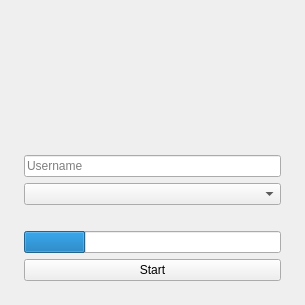
<?xml version="1.0" encoding="UTF-8"?>
<ui version="4.0">
    <class>MainWindow</class>
    <widget class="QMainWindow" name="MainWindow">
        <property name="geometry">
            <rect>
                <x>0</x>
                <y>0</y>
                <width>305</width>
                <height>305</height>
            </rect>
        </property>
        <property name="windowTitle">
            <string>MainWindow</string>
        </property>
        <widget class="QWidget" name="centralwidget">
            <layout class="QHBoxLayout" name="horizontalLayout">
                <item>
                    <layout class="QVBoxLayout" name="verticalLayout">
                        <property name="leftMargin">
                            <number>15</number>
                        </property>
                        <property name="topMargin">
                            <number>15</number>
                        </property>
                        <property name="rightMargin">
                            <number>15</number>
                        </property>
                        <property name="bottomMargin">
                            <number>15</number>
                        </property>
                        <item>
                            <widget class="QLabel" name="label">
                                <property name="maximumSize">
                                    <size>
                                        <width>64</width>
                                        <height>64</height>
                                    </size>
                                </property>
                                <property name="text">
                                    <string />
                                </property>
                                <property name="pixmap">
                                    <pixmap>assets/title.png</pixmap>
                                </property>
                                <property name="scaledContents">
                                    <bool>true</bool>
                                </property>
                            </widget>
                        </item>
                        <item>
                            <spacer name="verticalSpacer">
                                <property name="orientation">
                                    <enum>Qt::Vertical</enum>
                                </property>
                                <property name="sizeHint" stdset="0">
                                    <size>
                                        <width>20</width>
                                        <height>40</height>
                                    </size>
                                </property>
                            </spacer>
                        </item>
                        <item>
                            <widget class="QLineEdit" name="username">
                                <property name="placeholderText">
                                    <string>Username</string>
                                </property>
                            </widget>
                        </item>
                        <item>
                            <widget class="QComboBox" name="version_select" />
                        </item>
                        <item>
                            <spacer name="verticalSpacer_2">
                                <property name="orientation">
                                    <enum>Qt::Vertical</enum>
                                </property>
                                <property name="sizeType">
                                    <enum>QSizePolicy::Minimum</enum>
                                </property>
                                <property name="sizeHint" stdset="0">
                                    <size>
                                        <width>20</width>
                                        <height>20</height>
                                    </size>
                                </property>
                            </spacer>
                        </item>
                        <item>
                            <widget class="QProgressBar" name="start_progress">
                                <property name="value">
                                    <number>24</number>
                                </property>
                                <property name="textVisible">
                                    <bool>false</bool>
                                </property>
                            </widget>
                        </item>
                        <item>
                            <widget class="QPushButton" name="start_button">
                                <property name="text">
                                    <string>Start</string>
                                </property>
                            </widget>
                        </item>
                    </layout>
                </item>
            </layout>
        </widget>
    </widget>
    <resources />
    <connections />
</ui>
